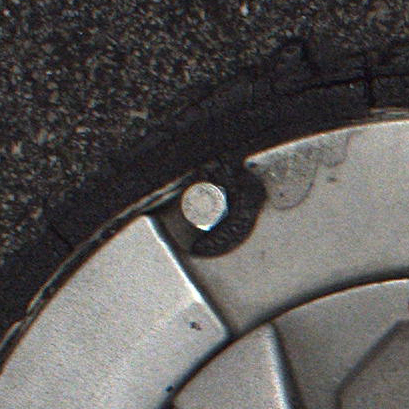
#> input picture testimg/9.JPG, 409 x 409 px
$ python test.py   (Python 2 division)   (older library calls are emulated)
#> lines starting #> are read from the running program, lines starting #| are printed output that depends on the picture; after the words box and inside, x2 and y2 are one past the last pixel; in counts of white or black regions, pixels touching at a corner belong together
import cv2
import numpy as np
font = cv2.FONT_HERSHEY_COMPLEX
imgraw = cv2.imread("./testimg/9.JPG", cv2.IMREAD_GRAYSCALE)
#> imgraw: shape (409, 409); min 4, max 255, mean 88.9
kernel = np.ones((5,5),np.uint8)
width, height=imgraw.shape
#> width = 409; height = 409
imgcrop = imgraw[width/2-50:width/2+50,height/2-50:height/2+50]
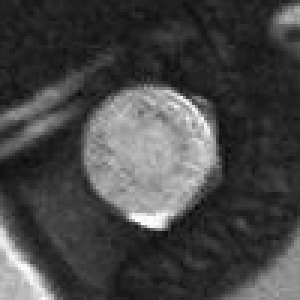
#> imgcrop: shape (100, 100) (shown 3 times larger); min 6, max 255, mean 69.7
img = cv2.GaussianBlur(imgcrop,(3,3), 4)
template=np.zeros(img.shape[:],dtype=np.uint8)
value= cv2.mean(imgraw[width/2-10:width/2+10,height/2-10:height/2+10])
#> value = (166.8, 0, 0, 0)
_, img = cv2.threshold(img, float(value[0])-30, float(value[0])+50, cv2.THRESH_BINARY)
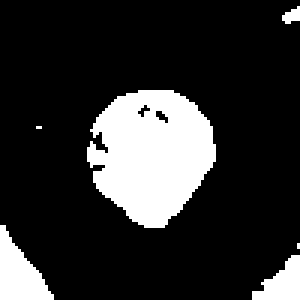
#> img: shape (100, 100) (shown 3 times larger); values 0 (black) and 217 (white), 18.3% white; 6 white regions (2 under 20 px)

xcenter=30
ycenter=30
imgresult=cv2.bitwise_and(img,imgcrop)
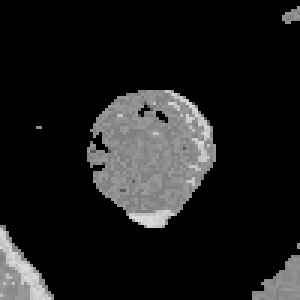
#> imgresult: shape (100, 100) (shown 3 times larger); min 0, max 217, mean 27.3
w, h=img.shape
#> w = 100; h = 100
best=None
_, contours, _ = cv2.findContours(img, cv2.RETR_TREE, cv2.CHAIN_APPROX_SIMPLE)
#> contours = 8 contours, 5 with area under 20; largest, box (x1, y1, x2, y2) and area: (29, 30, 72, 76) 1352, (0, 75, 18, 100) 216, (84, 85, 100, 100) 116
for cnt in contours:
    M = cv2.moments(cnt)
    cX=0
    cY=0
    if M["m00"] != 0:
        cX= int(M["m10"] / M["m00"])
        cY= int(M["m01"] / M["m00"])
    if abs(w/2-cX)<=xcenter and abs(h/2-cY)<=ycenter:
        best=cnt
        xcenter=abs(w/2-cX)
        ycenter=abs(h/2-cY)

    approx = cv2.approxPolyDP(cnt, 0.01*cv2.arcLength(cnt, True), True)
#> this loop made 8 passes
#> (cX, cY, xcenter, ycenter) on pass 5: (50, 50, 0, 0)
#> (cX, cY) on passes 1, 3, 6, 7, 8: (93, 93), (5, 90), (53, 38), (47, 36), (96, 4)
#> after the loop, best = contour of 77 points, box (x1, y1, x2, y2) (29, 30, 72, 76), area 1352; xcenter = 0; ycenter = 0

cv2.drawContours(template, [best], 0, (255), -1)
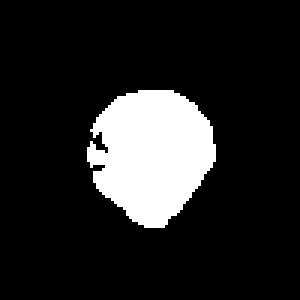
#> template: shape (100, 100) (shown 3 times larger); 14.2% white; 1 white region, box (x1, y1, x2, y2) and area: (29, 30, 72, 76) 1423
template=cv2.morphologyEx(template, cv2.MORPH_CLOSE, kernel)
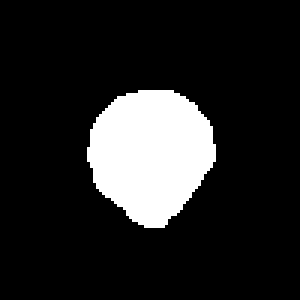
#> template: shape (100, 100) (shown 3 times larger); 14.5% white; 1 white region, box (x1, y1, x2, y2) and area: (29, 30, 72, 76) 1450
template=cv2.dilate(template,kernel,iterations=3)
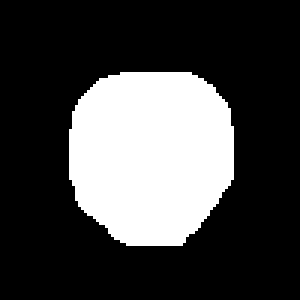
#> template: shape (100, 100) (shown 3 times larger); 26.6% white; 1 white region, box (x1, y1, x2, y2) and area: (23, 24, 78, 82) 2662
template=cv2.bitwise_and(template,imgcrop,dst=None,mask=None)
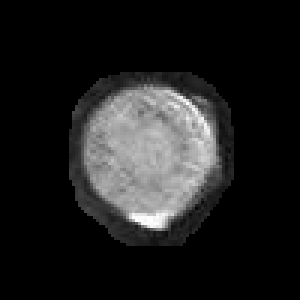
#> template: shape (100, 100) (shown 3 times larger); min 0, max 255, mean 30.9
# template=cv2.Canny(template,200,600)

cv2.imshow("shapes", template)
cv2.imshow("result", imgresult)
cv2.waitKey(0)
cv2.destroyAllWindows()

$ run again, with testimg/3.JPG copied over testimg/9.JPG
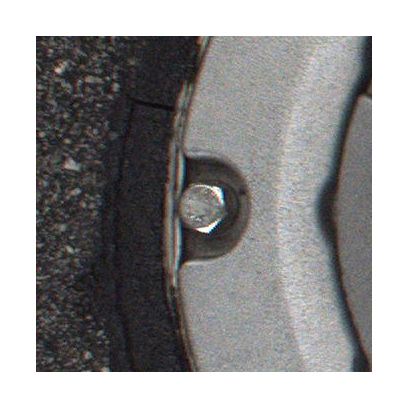
#> input picture testimg/3.JPG, 409 x 409 px
#> value = (134.5, 0, 0, 0)
#> contours = 11 contours, 6 with area under 20; largest, box (x1, y1, x2, y2) and area: (27, 30, 70, 79) 1528, (33, 0, 100, 100) 1143, (12, 36, 19, 100) 229, (20, 65, 27, 100) 142, (24, 0, 30, 40) 107
#> the loop `for cnt in contours:` made 11 passes
#> (cX, cY, xcenter, ycenter) on pass 4: (48, 52, 2, 2)
#> after the loop `for cnt in contours:`: best = contour of 65 points, box (x1, y1, x2, y2) (27, 30, 70, 79), area 1528; xcenter = 2
#> `template=cv2.bitwise_and(template,imgcrop,dst=None,mask=None)`:
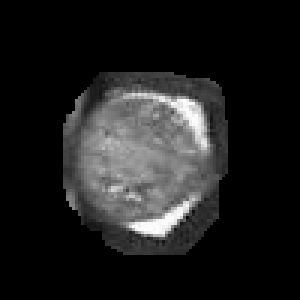
#> template: shape (100, 100) (shown 3 times larger); min 0, max 255, mean 30.7
